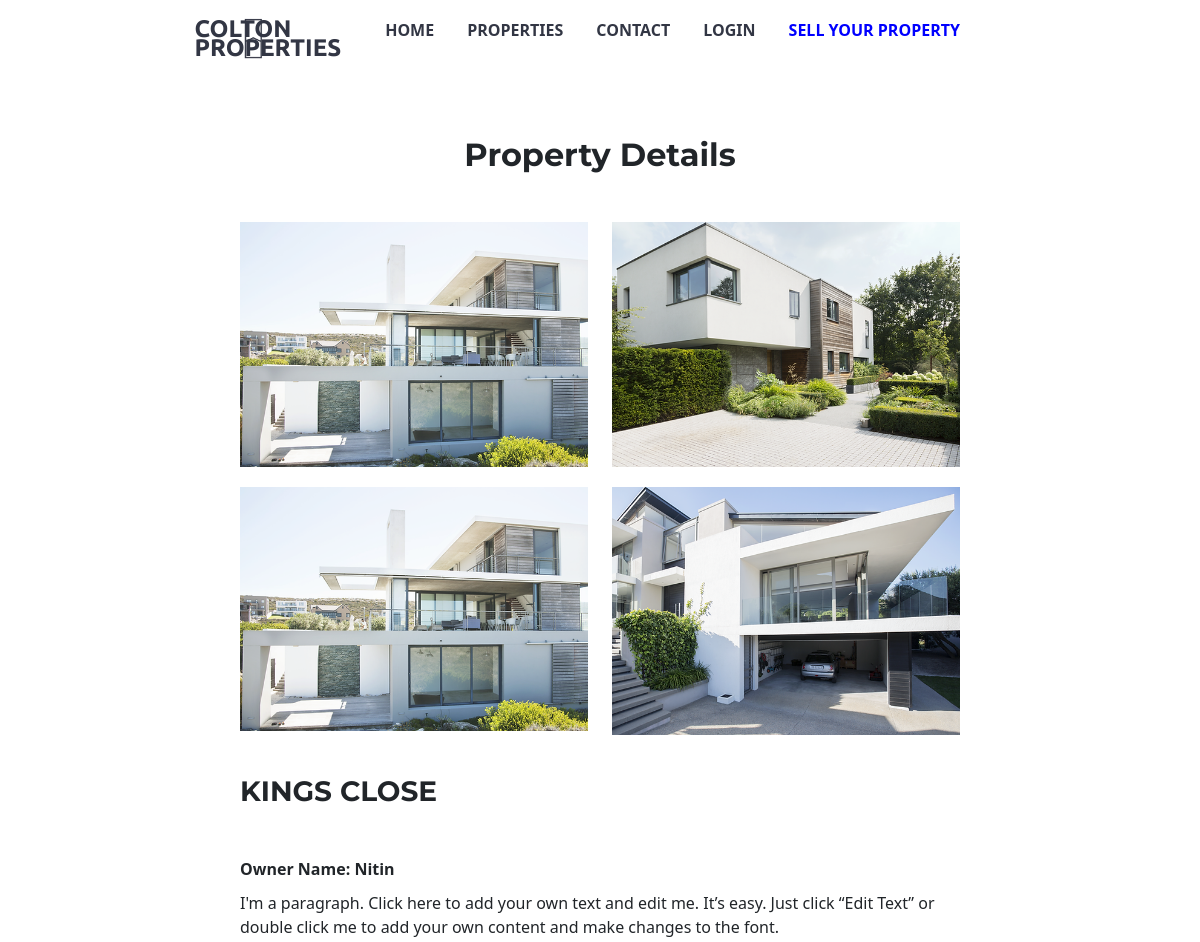
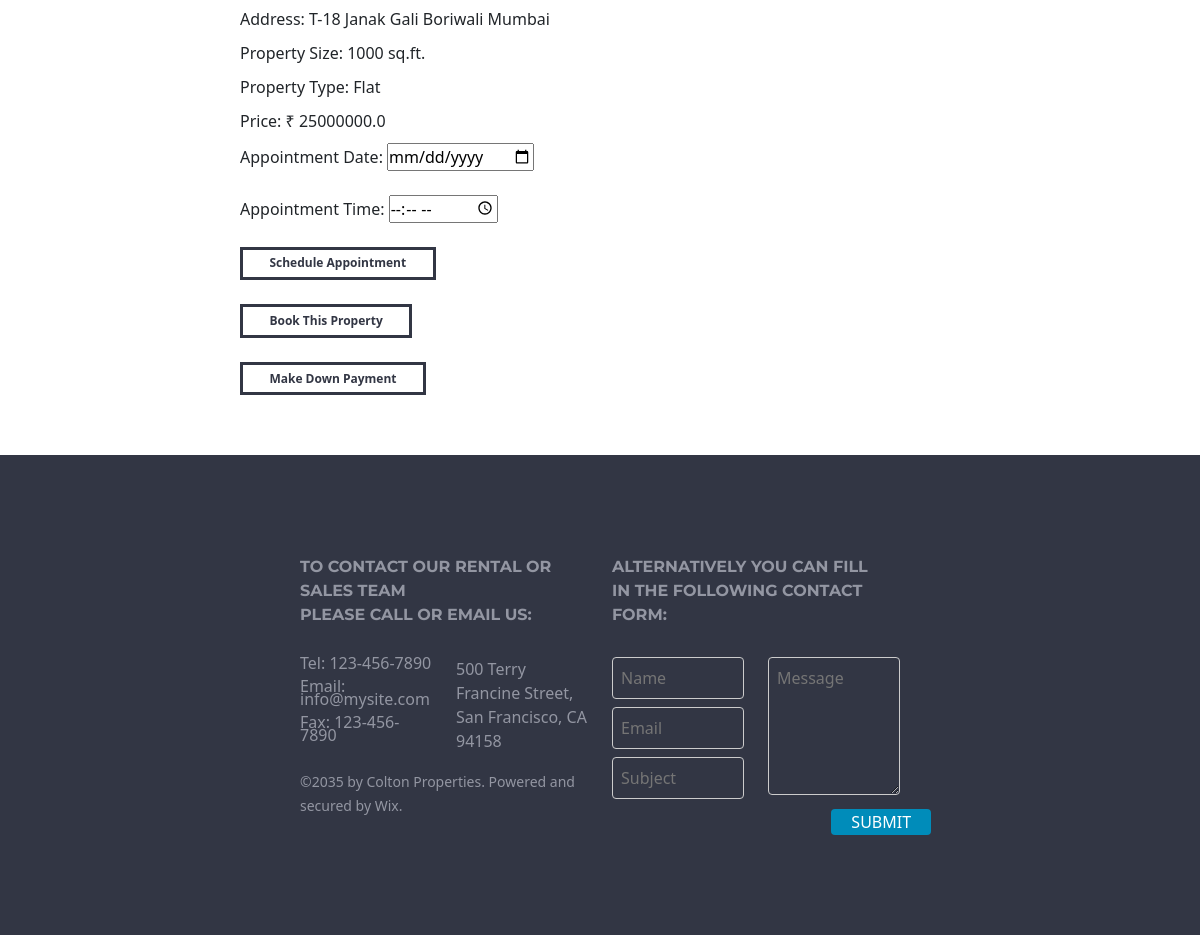
Page /property/6 on the committed database (2 pictures, top to bottom).
### app.py (models this page shows)
class Property(db.Model):
    id = db.Column(db.Integer, primary_key=True)
    owner_name = db.Column(db.String(100), db.ForeignKey('owner.owner_name'), nullable=False)
    address = db.Column(db.String(200), nullable=False)
    property_name = db.Column(db.String(100), nullable=False)
    property_description = db.Column(db.Text, nullable=False)
    property_size = db.Column(db.String(20), nullable=False)
    property_type = db.Column(db.String(50), nullable=False)
    price = db.Column(db.Float, nullable=False)
    image1 = db.Column(db.String(200))
    image2 = db.Column(db.String(200))
    image3 = db.Column(db.String(200))
    image4 = db.Column(db.String(200))
    image5 = db.Column(db.String(200))
    image6 = db.Column(db.String(200))

### app.py (the view)
@app.route('/property/<int:id>')
def property_details(id):
    property = Property.query.get_or_404(id)
    return render_template('property_details.html', property=property, id=id, owner_name=property.owner_name)

### templates/property_details.html (shortened to what this page needs)
<!DOCTYPE html>
<html lang="en">
<head>
    <link
      rel="stylesheet"
      type="text/css"
      href="{{ url_for('static', filename='css/index_css.css') }}" />
    <link rel="stylesheet" type="text/css" href="{{ url_for('static', filename='css/index_css.css') }}" />
    <link href="https://cdn.jsdelivr.net/npm/bootstrap@5.3.0-alpha2/dist/css/bootstrap.min.css" rel="stylesheet">
    <link rel="stylesheet" href="https://use.fontawesome.com/releases/v5.15.4/css/all.css">
</head>
<body>
    <header>
        <nav class="navbar">
            <img src="{{url_for('static', filename='/images/logo.png')}}" alt="Logo" height="50rem" width="25rem" / >
            <a href="/" class="nav-brand">COLTON <br> PROPERTIES</a>
            <ul class="nav-items">
                <li><a href="/">HOME</a></li>
                <li><a href="#properties">PROPERTIES</a></li>
                <li><a href="#footer">CONTACT</a></li>
                {% if 'user_id' in session %}
                <li><a href="/logout">LOGOUT</a></li>
                {% else %}
                <li><a href="/client_login">LOGIN</a></li>
                {% endif %}
                <li><a href="/owner_login" class="sell-property"style="color: blue;">SELL YOUR PROPERTY</a></li>
            </ul>
          </nav>
    </header>
    <main>
      <section id="property-details" style="margin: 5% 20%;">
        <h2 class="text-center mb-5" style="font-weight: bolder; text-align: center;">Property Details</h2>
        <div class="row">
            <div class="col-md-6">
                <img src="/{{ property.image1 }}" alt="Property Image 1" height="254px" width="260px">
            </div>
            <div class="col-md-6">
                <img src="/{{ property.image2 }}" alt="Property Image 2" height="254px" width="260px">
            </div>
        </div>
        <div class="row">
            <div class="col-md-6">
                <img src="/{{ property.image3 }}" alt="Property Image 3" height="254px" width="260px">
            </div>
            <div class="col-md-6">
                <img src="/{{ property.image4 }}" alt="Property Image 4" height="254px" width="260px">
            </div>
        </div>
        <div class="row">
            <div class="col-md-12">
                <h3 class="mb-5" style="font-weight: bolder;">{{ property.property_name }}</h3>
                <p><b>Owner Name: {{ property.owner_name }}</b></p>
                <p>{{ property.property_description}}</p>
                <p>Address: {{ property.address }}</p>
                <p>Property Size: {{ property.property_size }}</p>
                <p>Property Type: {{ property.property_type }}</p>
                <p>Price: ₹ {{ property.price }}</p>
                <form method="POST" action="/schedule_appointment?id={{ property.id }}&owner_name={{ property.owner_name }}">
                    <label for="appointment_date">Appointment Date:</label>
                    <input type="date" id="appointment_date" name="appointment_date" required><br><br>
                    <label for="appointment_time">Appointment Time:</label>
                    <input type="time" id="appointment_time" name="appointment_time" required><br><br>
                    <input type="submit" value="Schedule Appointment" class="property-btn"><br><br>
                </form>
                <button class="property-btn" id="bookPropertyBtn"><a href="{{ url_for('book_property', pid=property.id) }}"id="property-btn">Book This Property</a></button><br><br>
                <button class="property-btn" id="payamountBtn"><a href="{{ url_for('down_payment', prop_id=property.id) }}"id="property-btn">Make Down Payment</a></button>
            </div>
        </div>
    </section>
    </main>
    <footer class="footer" id="footer">
        <div class="footer row">
          <div class="contact-info col-md-6">
            <h4 style="font-weight: bolder;">TO CONTACT OUR RENTAL OR SALES TEAM <br>PLEASE CALL OR EMAIL US:</h4>
            <div class="row">
              <div class="col-md-6">
                <p>Tel: 123-456-7890</p>
                <p>Email: info@mysite.com</p>
                <p>Fax: 123-456-7890</p>
              </div>
              <div class="col-md-6">
                <address>500 Terry Francine Street, San Francisco, CA 94158</address>
              </div>
            </div>
            <small>©2035 by Colton Properties. Powered and secured by Wix.</small>
          </div>
          <div class="contact-form col-md-6">
              <h4 style="font-weight: bolder;">ALTERNATIVELY YOU CAN FILL <br> IN THE FOLLOWING CONTACT FORM:</h4>
              <form action="/submit_form" method="post">
                  <div class="row">
                    <div class="col-md-6">
                      <input type="text" name="name" placeholder="Name"><br>
                      <input type="email" name="email" placeholder="Email"><br>
                      <input type="text" name="subject" placeholder="Subject"><br>
                    </div>
                    <div class="col-md-6" id="message">
                      <textarea name="message" placeholder="Message" rows="5"></textarea><br>
                      <button type='submit' style="margin-left: 48%;">SUBMIT</button>
                    </div>
                  </div>
               </form>
          </div>
      </div>
    </footer>
</body>
</html>

### static/css/index_css.css (style rules this page uses)
* { margin: 0; padding: 0; box-sizing: border-box; }
body { font-family: "Montserrat-black", sans-serif; text-align: center; }
h1, h2, h3, h4, h5, h6 { font-family: "Montserrat", sans-serif; }
.navbar { padding: 15px 0; display: flex; justify-content: space-between; font-weight: bold; }
.nav-brand { font-family: "Ubuntu", sans-serif; font-size: 1.5rem; line-height: 0.8; margin-left: -7%; color: #323644; text-decoration: none; }
.nav-items { list-style-type: none; display: flex; margin-right: 20%; align-items: flex-start; }
.nav-items li { margin-right: 33px; padding: 10px 0; }
.nav-items li:last-child { margin-right: 0; }
.nav-items a { color: #323644; text-decoration: none; }
.sell-property { margin-left: auto; }
.navbar img { margin-left: 20%; margin-right: 0; width: auto; padding: 0; }
#property-details { margin: 10% 20%; }
#property-details h2 { text-align: center; }
#property-details .row { margin-bottom: 20px; }
#property-details img { width: 100%; height: auto; }
#property-details h3 { margin-top: 20px; }
#property-details p { margin-bottom: 10px; }
.property-btn { background-color: transparent; color: #323644; border: solid #323644; padding: 0.4vw 2.2vw; font-size: 1vw; font-weight: 800; }
#property-btn { text-decoration: none; color: #323644; }
.footer { display: flex; justify-content: space-between; background-color: #323644; color: #9396a2; padding: 50px 150px; box-sizing: border-box; }
.contact-info p { margin-bottom: 10px; font-size: medium; line-height: 0.8; }
.contact-info h4, .contact-form h4 { margin-bottom: 30px; font-size: medium; line-height: 1.5; }
.contact-form input[type="text"], .contact-form input[type="email"], .contact-form textarea { width: 100%; padding: 8px; margin-bottom: 8px; border: 1px solid #ccc; border-radius: 4px; background-color: transparent; margin-right: 0%; }
.contact-form button { padding: 1px 20px; background-color: #008cba; color: white; border: none; border-radius: 4px; cursor: pointer; }

### rows in the picture
Property: property_name "KINGS CLOSE", owner_name "Nitin", property_description "I'm a paragraph. Click here to add your own text and edit me. It’s easy. Just click “Edit Text” or double click me to add your own content and make changes to the font.", address "T-18 Janak Gali Boriwali Mumbai", property_size "1000 sq.ft.", property_type "Flat", price "25000000.0"
